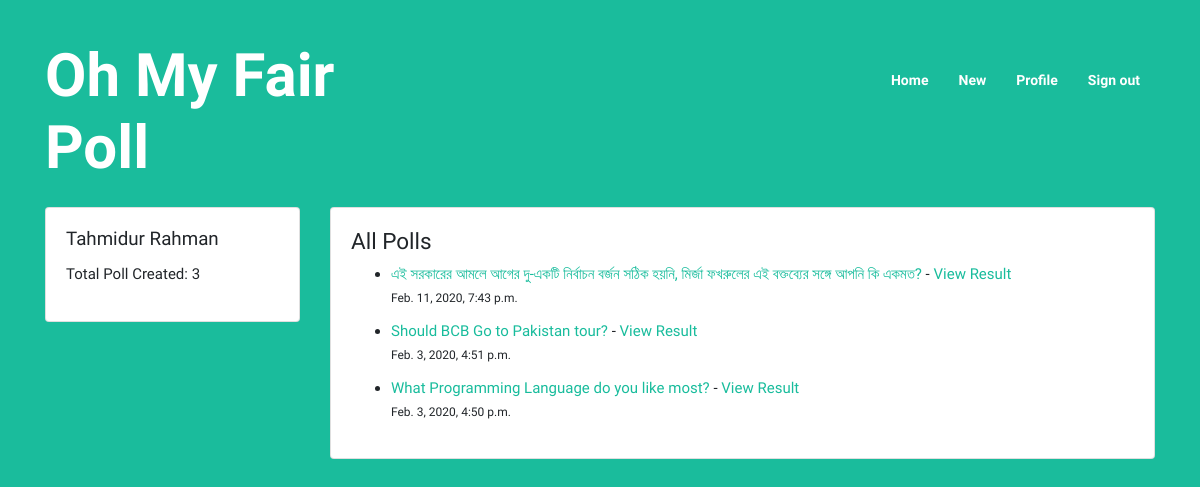
Page /accounts/profile (signed in) on the earlier database version.
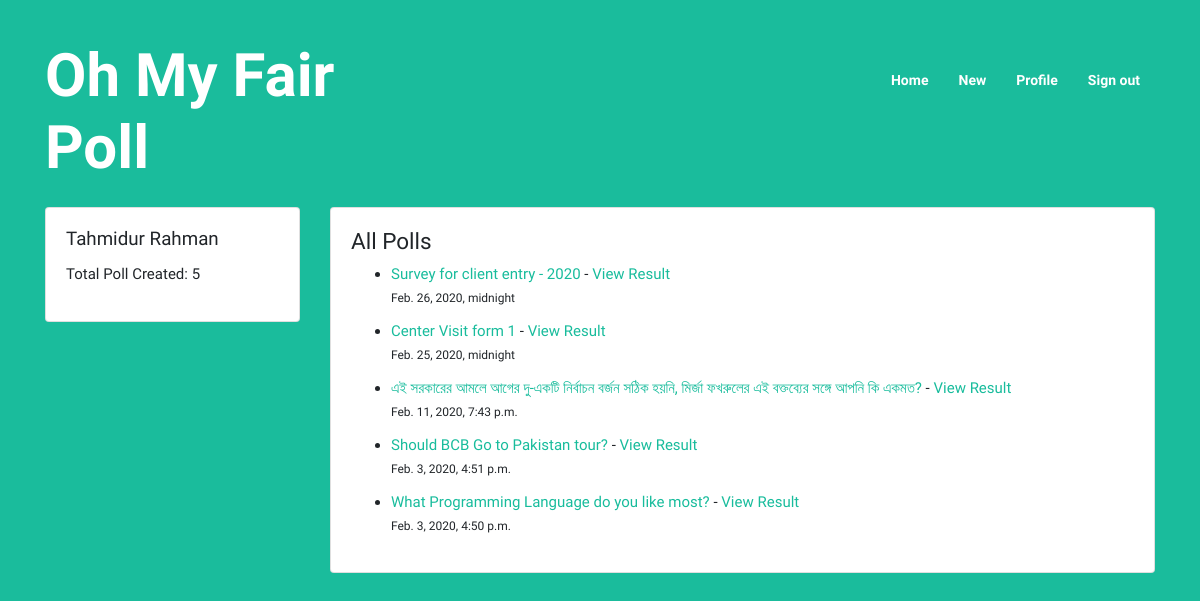
Same page on the later database version.
### poll/models.py (models this page shows, shortened)
class Poll(models.Model):
	SINGLE_RESPONSE = 1
	MULTIPLE_RESPONSE = 2
	RESPONSE_CHOICES = [
		(SINGLE_RESPONSE, 'Single Response'),
		(MULTIPLE_RESPONSE, 'Multiple Response'),
	]
	title = models.CharField(max_length=200)
	descr = models.TextField(null=True, blank=True)
	response_type = models.SmallIntegerField(choices=RESPONSE_CHOICES, default=SINGLE_RESPONSE)
	creator = models.ForeignKey(User, on_delete=models.SET_NULL, null=True)
	anonymous_creator = models.BooleanField(default=False)
	start_date = models.DateTimeField(null=True)
	end_date = models.DateTimeField(null=True)

### accounts/views.py (the view)
# urls.py: path('profile', views.profile, name='accounts.profile'),
@login_required(login_url='accounts.login')
def profile(request):
    user = request.user
    polls = user.poll_set.all().order_by('-start_date')
    context = {
        'polls': polls
    }
    return render(request, 'accounts/profile.html', context)

### templates/accounts/profile.html
{% extends 'base.html' %}
{% block content %}
<div class="row">
  <div class="col-3">
    <div class="card">
      <div class="card-body">
        <h5 class="card-title">{{ request.user.first_name }} {{ request.user.last_name }}</h5>
        <p>Total Poll Created: {{ polls.count }}</p>
      </div>
    </div>
  </div>
  <div class="col-9">
    <div class="card">
      <div class="card-body">
        <h4>All Polls</h4>
        <ul>
          {% for poll in polls %}
            <li style="margin-bottom: 12px;"><a href="{% url 'view_poll' poll.id %}">{{ poll.title }}</a> - <a href="{% url 'poll.view_result' poll.id %}">View Result</a> <br> <small>{{ poll.start_date }}</small></li>
          {% endfor %}
        </ul>
      </div>
    </div>
  </div>
</div>
{% endblock content %}

Differences in the rows shown:
added Poll: title "Survey for client entry - 2020", start_date "Feb. 26, 2020, midnight"
added Poll: title "Center Visit form 1", start_date "Feb. 25, 2020, midnight"
Other differences:
{{ polls.count }}: "3" → "5"
